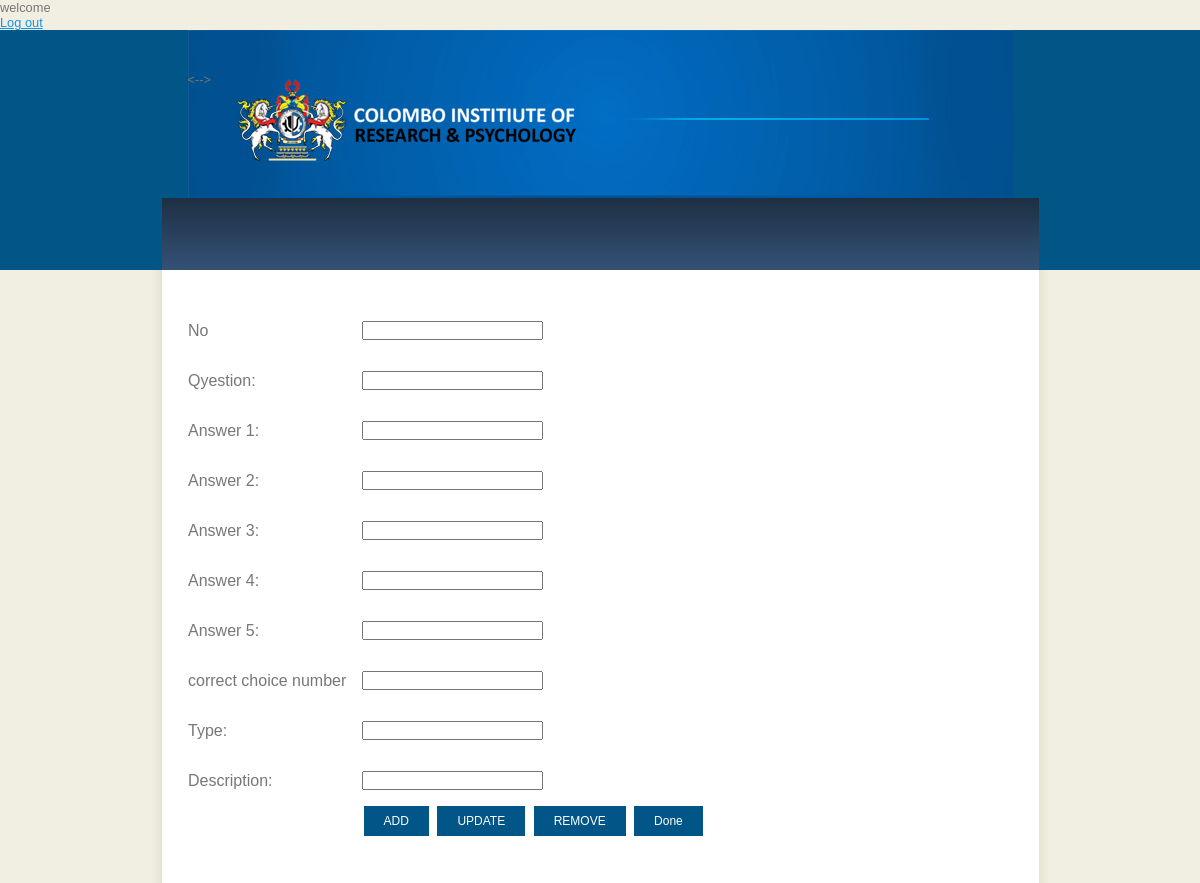
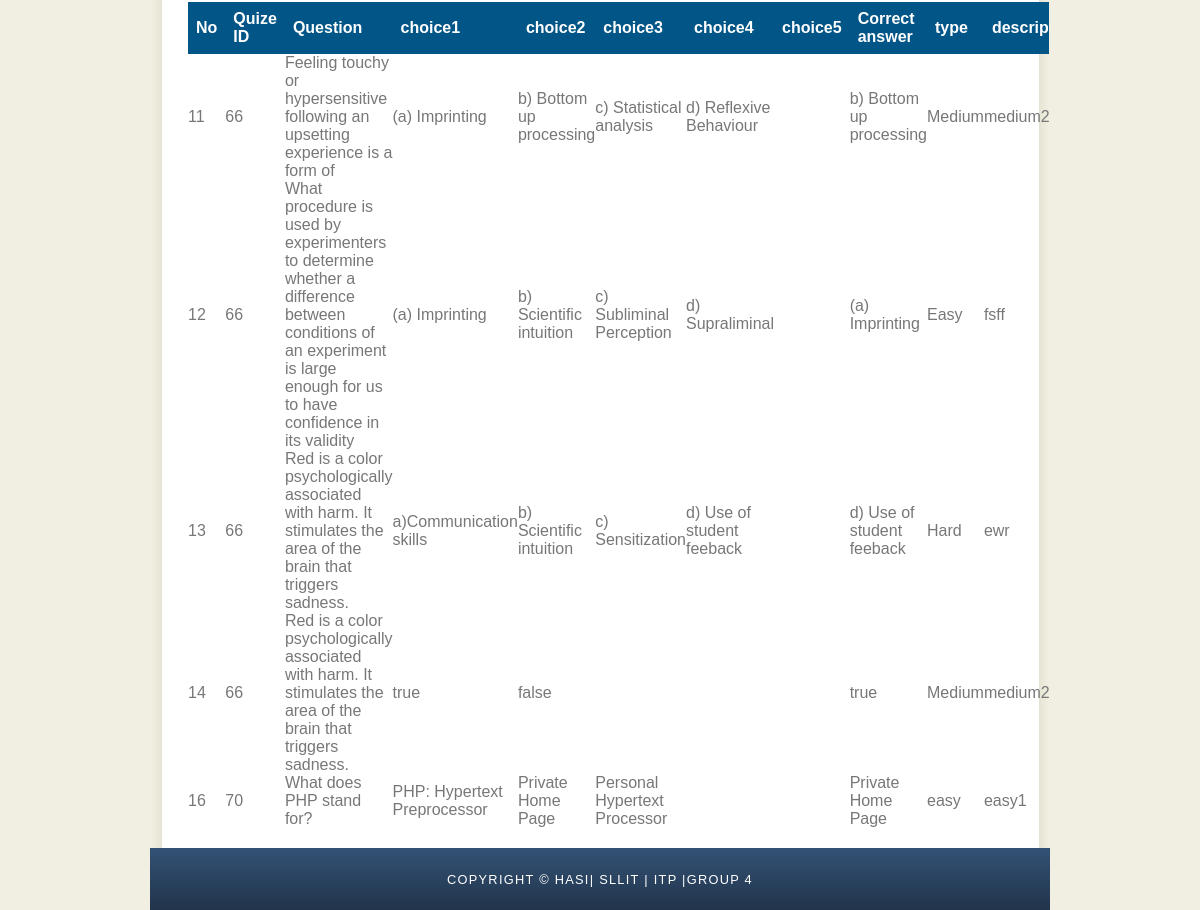
Screenshot of /quize.php with the database file from the repository (2 pictures, top to bottom).
### tables this page shows
CREATE TABLE `questions` (
  `no` int(11) NOT NULL,
  `Question_no` int(11) NOT NULL,
  `Quize_id` int(11) NOT NULL,
  `Question` text NOT NULL,
  `type` text NOT NULL,
  `choice1` text NOT NULL,
  `choice2` text NOT NULL,
  `choice3` text NOT NULL,
  `choice4` text NOT NULL,
  `choice5` text NOT NULL,
  `correct_answer` text NOT NULL,
  `description` text NOT NULL,
  `subject` text NOT NULL
);

### quize.php (the view, shortened to what this page needs)
<?php include 'databaseh.php'; ?>
<?php
echo '<br><a href = "../a/homelogin.php?action=logout">Log out <a/>';
$subject = $_SESSION['link'];
		$query = "SELECT * FROM `questions` where subject = '$subject'";
        $result = $mysqli->query($query) or die($mysqli->error.__LINE__);
?>
<!DOCTYPE html>
<html>
<head>
  <link rel="stylesheet" type="text/css" href="styleh.css" title="style" />
</head>
<body>
  <div id="main">
    <div id="header">
      <div id="logo">
        <div id="logo_text">
        </div>
      </div>
      <div id="menubar">
      </div>
    </div>
    <div id="site_content">
      <div class="sidebar">
      </div>
      <div id="content1">
      <form  method="post" action="quize.php">
	<table >
			<tr>
				<td id="td1"> <label>No</label> </td>
		       <td id="td1"> <input type="number" id="no"  name="no" readonly/></td>
							</tr>
		<tr  >
		<td td id="td1">Qyestion:</td>
		<td td id="td1"><input id="question_text" type="text" name="question_text" required/></td>
		</tr>
		<tr  >
		<td td id="td1">Answer 1:</td>
		<td td id="td1"><input id="choice1" type="text" name="choice1" required/></td>
		</tr>
		<tr  >
		<td td id="td1">Answer 2:</td>
		<td td id="td1"><input id="choice2" type="text" name="choice2" required/></td>
		</tr>
		<tr  >
		<td td id="td1">Answer 3:</td>
		<td td id="td1"><input id="choice3" type="text" name="choice3" /></td>
		</tr>
		<tr  >
		<td td id="td1">Answer 4:</td>
		<td td id="td1"><input id="choice4" type="text" name="choice4" /></td>
		</tr>
		<tr  >
		<td td id="td1">Answer 5:</td>
		<td td id="td1"><input id="choice5" type="text" name="choice5" /></td>
		</tr>
		<tr>
		<td id="td1"> <label>correct choice number</label> </td>
	    <td id="td1"> <input type="number" id="correct_choice" name="correct_choice"  pattern=".{1,}" title="1,2,3,4,5" required/> </td>
							</tr>
		<tr>
		<td id="td1">Type:</td>
		<td id="td1"><input list="type" id="type" name= "type" required pattern="(Easy|Medium|Hard)$"/>
		</td>
		</tr>
	<tr>
	<td id="td1">Description:</td>
	<td td id="td1"><input id="desc" type="text" name="desc" required/></td>
	</tr>
     <tr>
     	<td id="td1"></td>
     	<td id="td1">
     	<input type="submit" class="button" name="add" value="ADD">
		<input type="submit" class="button" name="update" value="UPDATE">
		<input type="submit" class="button" name="delete" value="REMOVE">
     	<a href="Lmenu.php"  id="link1" data-hover="Desultory" >Done</a></td>
     </tr>
</table>
	</form>
	<br>
	<br>
	<br>
	 <form>
	<table id="table">
  <tr id="tr2">
    <th id="th2">No</th>
     <th id="th2">Quize ID</th>
    <th id="th2">Question</th>
    <th id="th2">choice1</th>
     <th id="th2">choice2</th>
     <th id="th2">choice3</th>
     <th id="th2">choice4</th>
     <th id="th2">choice5</th>
    <th id="th2">Correct answer</th>
       <th id="th2">type</th>
    <th id="th2">description</th>
  <?php
while($row = mysqli_fetch_array($result)){
	echo"<tr><td>{$row['no']}</td><td>{$row['Quize_id']}</td><td>{$row['Question']}</td><td>{$row['choice1']}</td><td>{$row['choice2']}</td><td>{$row['choice3']}</td><td>{$row['choice4']}</td><td>{$row['choice5']}</td><td>{$row['correct_answer']}</td><td>{$row['type']}</td><td>{$row['description']}</td></tr>";
}
?>
</table>
</form>
      </div>
    </div>
    <div id="footer">
      Copyright &copy; Hasi| SLLIT | ITP |Group 4
    </div>
  </div>
</body>
</html>

### styleh.css (style rules this page uses)
html { height: 100%; }
* { margin: 0; padding: 0; }
body { font: normal .80em 'trebuchet ms', arial, sans-serif; background: #F0EFE2; color: #777; }
a, a:hover { outline: none; text-decoration: underline; color: #1293EE; }
#main, #logo, #menubar, #site_content, #footer { margin-left: auto; margin-right: auto; }
#header { background: #025587; height: 240px; }
#logo { width: 825px; position: relative; height: 168px; background: #025587 url(logo.png) no-repeat; }
#logo #logo_text { position: absolute; top: 20px; left: 0; }
#menubar { width: 900px; height: 72px; padding: 0; background: #29415D url(menu.png) repeat-x; }
#site_content { width: 837px; overflow: hidden; margin: 0 auto 0 auto; padding: 20px 24px 20px 37px; background: #FFF url(content.png) repeat-y; }
.sidebar { float: right; width: 190px; padding: 0 15px 20px 15px; }
#footer { width: 900px; font: normal 100% 'lucida sans unicode', arial, sans-serif; height: 33px; padding: 24px 0 5px 0; text-align: center; background: #29425E url(footer.png) repeat-x; color: #FFF; text-transform: uppercase; letter-spacing: 0.1em; }
#menubar { width: 877px; height: 72px; padding: 0; }

### quize.php (style rules this page uses)
#content1 { text-align: left; width: 550px; padding: 0; }
table { border-collapse: collapse; width: 100%; }
#td1 { height: 50px; vertical-align: bottom; }
.button { background-color:#025587 ; border: none; color: white; padding: 8px 20px; text-align: center; text-decoration: none; display: inline-block; font-size: 12px; margin: 4px 2px; cursor: pointer; }
#th2, #td3 { text-align: left; padding: 8px; }
#th2 { background-color: #025587; color: white; }
table tr:not(:first-child) { cursor: pointer;transition: all .25s ease-in-out; }
a#link1:link, a#link1:visited { background-color:#025587 ; border: none; color: white; padding: 8px 20px; text-align: center; text-decoration: none; display: inline-block; font-size: 12px; margin: 4px 2px; cursor: pointer; }

### rows the page displays
questions: no "11", Quize "66", Question "Feeling touchy or hypersensitive following an upsetting experience is a form of", choice1 "(a) Imprinting", choice2 "b) Bottom up processing", choice3 "c) Statistical analysis", choice4 "d) Reflexive Behaviour", correct_answer "b) Bottom up processing", type "Medium", description "medium2"
questions: no "12", Quize "66", Question "What procedure is used by experimenters to determine whether a difference between conditions of an experiment is large enough for us to have confidence in its validity", choice1 "(a) Imprinting", choice2 "b) Scientific intuition", choice3 "c) Subliminal Perception", choice4 "d) Supraliminal", correct_answer "(a) Imprinting", type "Easy", description "fsff"
questions: no "13", Quize "66", Question "Red is a color psychologically associated with harm. It stimulates the area of the brain that triggers sadness.", choice1 "a)Communication skills", choice2 "b) Scientific intuition", choice3 "c) Sensitization", choice4 "d) Use of student feeback", correct_answer "d) Use of student feeback", type "Hard", description "ewr"
questions: no "14", Quize "66", Question "Red is a color psychologically associated with harm. It stimulates the area of the brain that triggers sadness.", choice1 "true", choice2 "false", correct_answer "true", type "Medium", description "medium2"
questions: no "16", Quize "70", Question "What does PHP stand for?", choice1 "PHP: Hypertext Preprocessor", choice2 "Private Home Page", choice3 "Personal Hypertext Processor", correct_answer "Private Home Page", type "easy", description "easy1"
